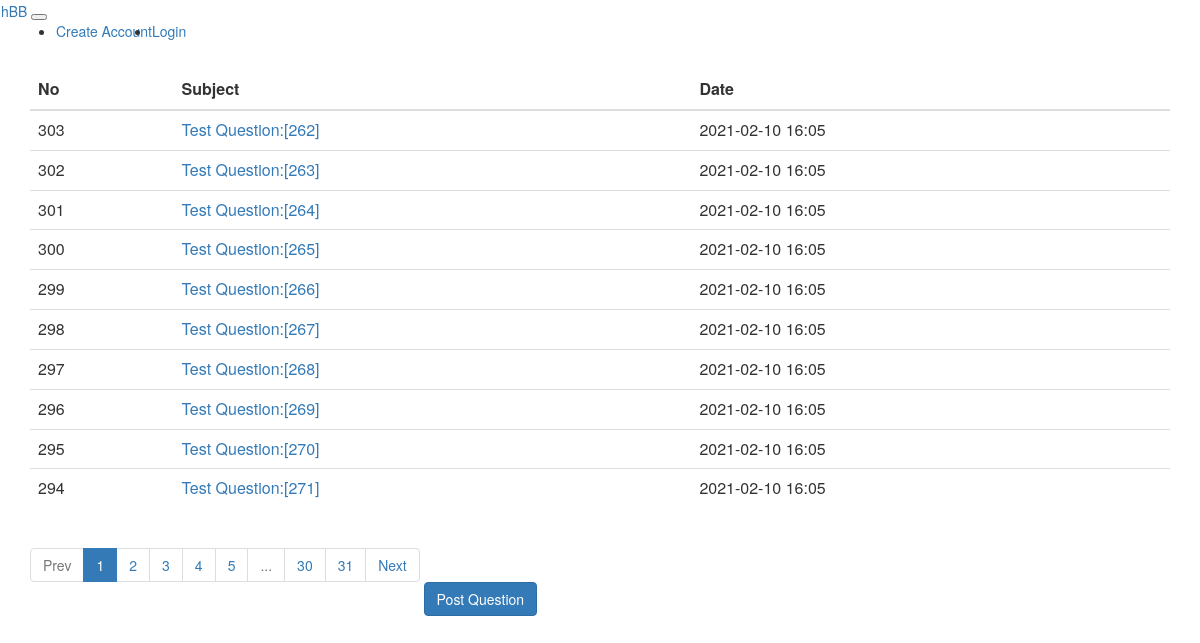
Page /question/list/ on the committed database.
### src/models/question.py (models this page shows)
class QuestionModel(db.Model):
    id = db.Column(db.Integer, primary_key=True)
    subject = db.Column(db.String(200), nullable=False)
    content = db.Column(db.Text(), nullable=False)
    created_date = db.Column(db.DateTime(), nullable=False)

### src/views/question_views.py (the view)
@bp.route("/list/")
def _list():
    page = request.args.get("page", type=int, default=1)
    question_list = QuestionModel.query.order_by(QuestionModel.created_date.desc())
    question_list = question_list.paginate(page, per_page=10)
    return render_template("question/question_list.html", question_list=question_list)

### src/filter.py (called while the page is built)
def format_datetime(value, fmt="%Y-%m-%d %H:%M"):
    return value.strftime(fmt)

### src/templates/question/question_list.html (shortened to what this page needs)
{% extends "base.html" %}
{% block content %}
<div class="container my-3">
  <table class="table">
    <thead>
      <tr class="thead-dark">
        <th>No</th>
        <th>Subject</th>
        <th>Date</th>
      </tr>
    </thead>
    <tbody>
      {% if question_list %} {% for question in question_list.items %}
      <tr>
        <td>{{ question_list.total - ((question_list.page - 1) * question_list.per_page) - loop.index0 }}</td>
        <td>
          <a href="{{ url_for('question.detail', question_id=question.id) }}">
            {{ question.subject }}
          </a>
        </td>
        <td>{{ question.created_date|datetime }}</td>
      </tr>
      {% endfor %} {% else %}
      <tr>
        <td colspan="3">There are no questions.</td>
      </tr>
      {% endif %}
    </tbody>
  </table>
  <ul class="pagination justify-content-center">
    {% if question_list.has_prev %}
    <li class="page-item">
      <a class="page-link" href="?page={{ question_list.prev_num }}">Prev</a>
    </li>
    {% else %}
    <li class="page-item disabled">
      <a class="page-link" tabindex="-1" aria-disabled="true" href="#">Prev</a>
    </li>
    {% endif %}
    {% for page_num in question_list.iter_pages() %}
    {% if page_num %}
    {% if page_num != question_list.page %}
    <li class="page-item">
      <a class="page-link" href="?page={{ page_num }}">{{ page_num }}</a>
    </li>
    {% else %}
    <li class="page-item active" aria-current="page">
      <a class="page-link" href="#">{{ page_num }}</a>
    </li>
    {% endif %} {% else %}
    <li class="disabled">
      <a class="page-link" href="#">...</a>
    </li>
    {% endif %} {% endfor %}
    {% if question_list.has_next %}
    <li class="page-item">
      <a class="page-link" href="?page={{ question_list.next_num }}">Next</a>
    </li>
    {% else %}
    <li class="page-item disabled">
      <a class="page-link" tabindex="-1" aria-disabled="true" href="#">Next</a>
    </li>
    {% endif %}
  </ul>
  <a href="{{ url_for('question.create') }}" class="btn btn-primary">Post Question</a>
</div>
{% endblock %}

### rows in the picture
QuestionModel: total "303", subject "Test Question:[262]", created_date "2021-02-10 16:05"
QuestionModel: total "302", subject "Test Question:[263]", created_date "2021-02-10 16:05"
QuestionModel: total "301", subject "Test Question:[264]", created_date "2021-02-10 16:05"
QuestionModel: total "300", subject "Test Question:[265]", created_date "2021-02-10 16:05"
QuestionModel: total "299", subject "Test Question:[266]", created_date "2021-02-10 16:05"
QuestionModel: total "298", subject "Test Question:[267]", created_date "2021-02-10 16:05"
QuestionModel: total "297", subject "Test Question:[268]", created_date "2021-02-10 16:05"
QuestionModel: total "296", subject "Test Question:[269]", created_date "2021-02-10 16:05"
QuestionModel: total "295", subject "Test Question:[270]", created_date "2021-02-10 16:05"
QuestionModel: total "294", subject "Test Question:[271]", created_date "2021-02-10 16:05"

### other values in the picture
{{ page_num }} "1"
{{ page_num }} "2" "3" "4" "5" "30" "31"
